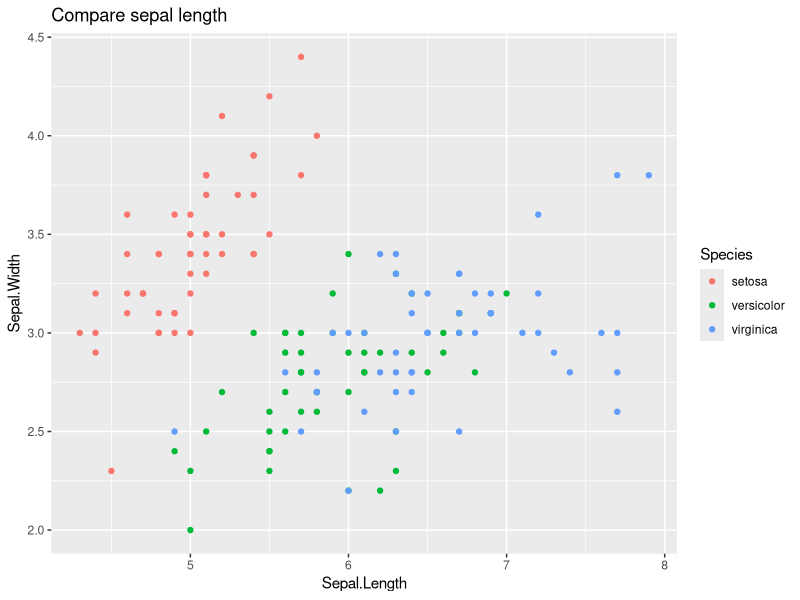
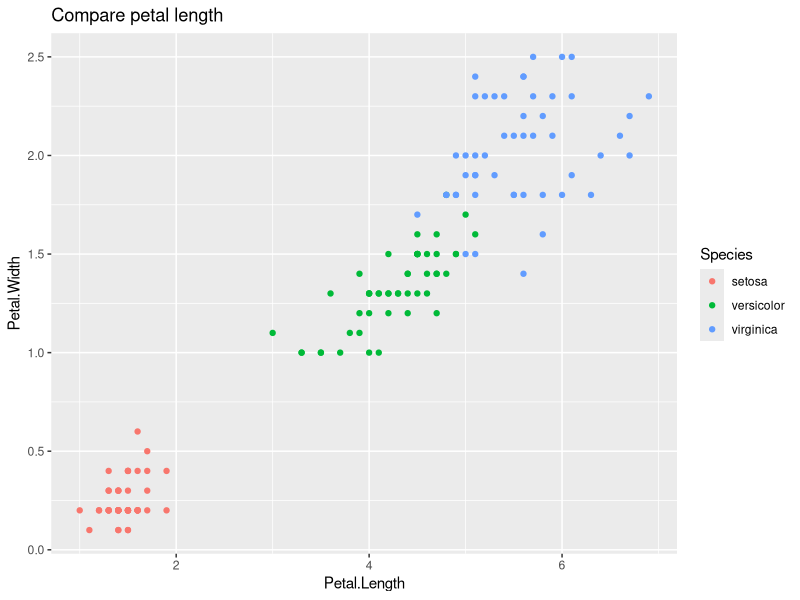

Write R code to recreate these figures, in order.
## ---- chunk 1
# iris dataset already exists in r
head(iris)
## ---- chunk 2
summary(iris)
## ---- chunk 3
library(ggplot2)
## ---- chunk 4
ggplot(iris, aes(Sepal.Length, Sepal.Width, colour=Species)) + geom_point() + ggtitle("Compare sepal length")
## ---- chunk 5
ggplot(iris, aes(Petal.Length, Petal.Width, colour=Species)) + geom_point() + ggtitle("Compare petal length")
